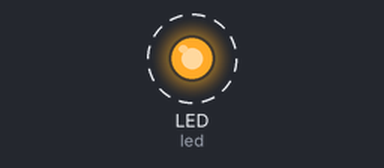
The program below on a simulated CircuitPython board. Parts: output pins drawn as LEDs (lit = HIGH). Dashed ring = blinking.

Above: at 0.7 s.
Timing chart, 0 to 4.6 s (numbered marks = the images above):
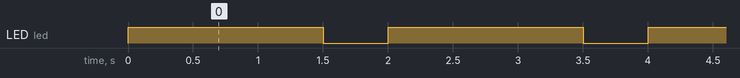

Measured:
- by itself, LED (led): alternates HIGH for 1.5 s and LOW for 0.50 s

The program:

blink.py
```python
# CircuitPython Test for Robotics Masters MM1
#
# Notes:
#   This is to be run using CircuitPython 3.1
#


import board
import digitalio
import time

led = digitalio.DigitalInOut(board.LED)
led.direction = digitalio.Direction.OUTPUT

while True:
    led.value = True
    time.sleep(1.5)
    led.value = False
    time.sleep(0.5)
```
